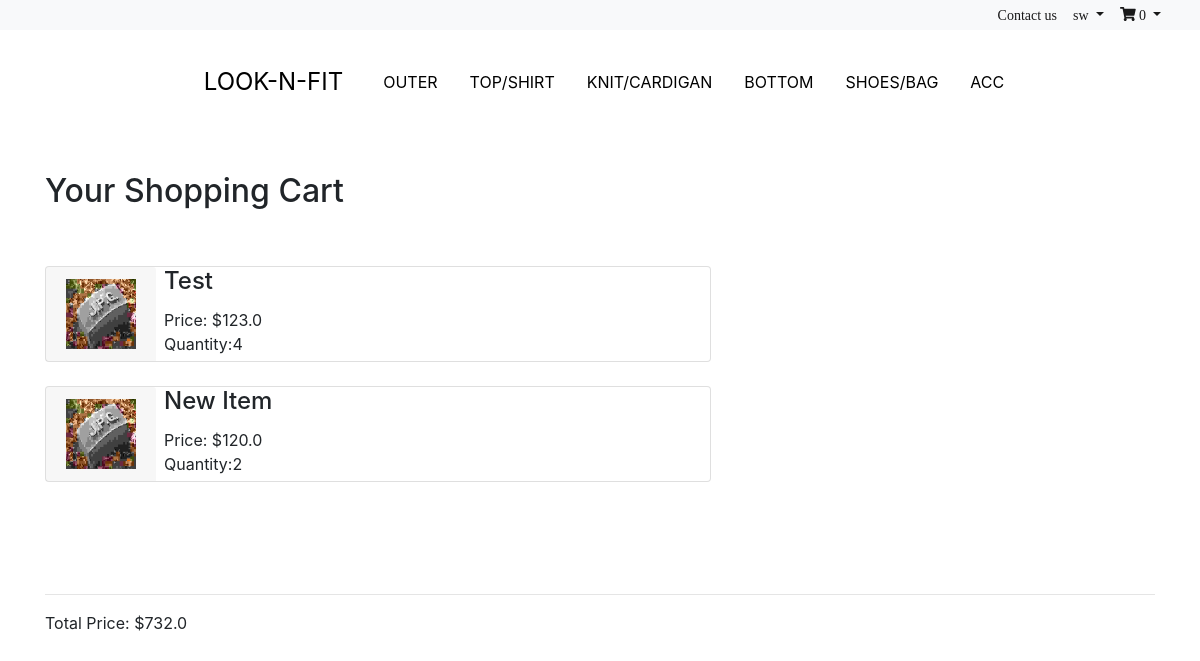
The page /cart/ (signed in) on the database its author committed.
### market/models.py (models this page shows, shortened)
class OrderItem(models.Model):
    user = models.ForeignKey(User, on_delete=models.CASCADE)
    product = models.ForeignKey(Product, on_delete=models.CASCADE)
    quantity = models.IntegerField(default=0)
    ordered = models.BooleanField(default=False)
    def get_total_price(self):
        return self.quantity * self.product.price

class Product(models.Model):
    owner = models.ForeignKey(User, on_delete=models.CASCADE, default ='1')
    title = models.TextField()
    description = models.TextField(max_length=10000)
    image_url = models.FileField(upload_to=get_upload_path)
    inventoryCount = models.IntegerField(default=0)
    created = models.DateTimeField(auto_now_add=True)
    price = models.FloatField()
    category = models.TextField()

class Order(models.Model):
    user = models.ForeignKey(User, on_delete=models.CASCADE)
    products = models.ManyToManyField(OrderItem)
    ordered = models.BooleanField(default=False)
    address = models.TextField(default="")
    def get_total_price(self):
        total = 0
        for item in self.products.all():
            total += item.get_total_price()
        return total

### market/views.py (the view)
# urls.py: url('^cart/$', views.cart, name='cart'),
@login_required
def cart(request):
    context = {}
    orders = Order.objects.all().filter(user=request.user)
    if orders.exists():
        order = orders[0]
        context = {'order' : order}
        print(context)
    return render(request, 'cart.html', context)

### templates/cart.html
{% extends 'base.html' %}
{% block content %}
<h2>Your Shopping Cart</h2>
<br><br>
{% for item in order.products.all %}
    <div class="card flex-row flex-wrap" style="width:60%;">
        <div class="card-header border-0">
            <img src="{{ item.product.image_url.url }}" alt="Product image" style="width:70px;height:70px;"/>
        </div>
        <div class="card-block px-2">
            <h4 class="card-title">{{ item.product.title }}</h4>
            <p class="card-text">Price: ${{ item.product.price }}<br>Quantity:{{ item.quantity }}</p>
        </div>
    </div>
    <br>
{% endfor %}
<br><br><br>
<hr>
Total Price: ${{ order.get_total_price}}
{% endblock content %}

### templates/base.html (shortened to what this page needs)
{% load static %}
<html>
<head>
    <link rel="stylesheet" href="{% static 'css/bootstrap.min.css' %}">
    <link rel="stylesheet" href="{% static 'css/market.css' %}">
    <link rel="stylesheet" href="{% static 'css/navbar.css' %}">
</head>
<body>
    {% block body %}
    <nav class="navbar navbar-expand-sm navbar-light bg-light sticky-top" style="margin-bottom:10px;">
        <div class="container-fluid">
            <ul class="navbar-nav ml-auto">
                <li class="nav-item active">
                    <a class="nav-link" href="/contact">Contact us</a>
                </li>
                {% if not user.username %}
                <li class="nav-item active">
                    <a class="nav-link" href="{% url 'signup' %}">Join</a>
                </li>
                <li class="nav-item active">
                    <a class="nav-link" href="{% url 'login' %}">Login</a>
                </li>
                {% else %}
                <li class="nav-item dropdown active">
                    <a class="nav-link dropdown-toggle" href="#" id="navbarDropdown" role="button" data-toggle="dropdown" aria-haspopup="true" aria-expanded="false">
                        {{ user.first_name }}
                    </a>
                </li>
                <li class="nav-item dropdown active">
                    <a class="nav-link dropdown-toggle" href="#" id="navbarDropdown2" role="button" data-toggle="dropdown" aria-haspopup="true" aria-expanded="false">
                        <i class="fas fa-shopping-cart"></i> 0
                    </a>
                </li>
                {% endif %}
            </ul>
        </div>
    </nav>
    <div id="bottomNavBar">
        <ul class="bottomNavBar-ul">
            <li class="bottomNavBar-li_logo"><a class="logo" href="{% url 'home' %}">LOOK-N-FIT</a></li>
            <li class="bottomNavBar-li"><a class="typeLink" href="#">OUTER</a></li>
            <li class="bottomNavBar-li"><a class="typeLink" href="#">TOP/SHIRT</a></li>
            <li class="bottomNavBar-li"><a class="typeLink" href="#">KNIT/CARDIGAN</a></li>
            <li class="bottomNavBar-li"><a class="typeLink" href="#">BOTTOM</a></li>
            <li class="bottomNavBar-li"><a class="typeLink" href="#">SHOES/BAG</a></li>
            <li class="bottomNavBar-li"><a class="typeLink" href="#">ACC</a></li>
        </ul>
    </div>
    <br><br>
    <div class="container">
        {% block content %}
        {% endblock %}
    </div>
    {% endblock body %}
</body>

### static/css/navbar.css (style rules this page uses)
.navbar { font-family: "Times New Roman"; height: 30px; font-size: 14px; }
body { background-color: white }
a { text-decoration: none; }
ul { list-style: none; }
.bottomNavBar-ul { flex: 1; display: flex; justify-content: center; align-items: center; padding: 0; margin: 0; }
.bottomNavBar-li { padding: 0; margin: 0; }
.typeLink { color: black; padding: 1.0em; font-size: 1.0em; display: flex; align-items: flex-end; }
.logo { color: black; padding: 1.0em; display: flex; align-items: flex-end; text-decoration: none; font-size: 1.5em; }

### rows shown on the page
OrderItem: product.image_url (picture), product "Test", product.price "123.0", quantity "4"
OrderItem: product.image_url (picture), product "New Item", product.price "120.0", quantity "2"
Order: get_total_price "732.0"

### other values the page prints
{{ user.first_name }} "sw"
